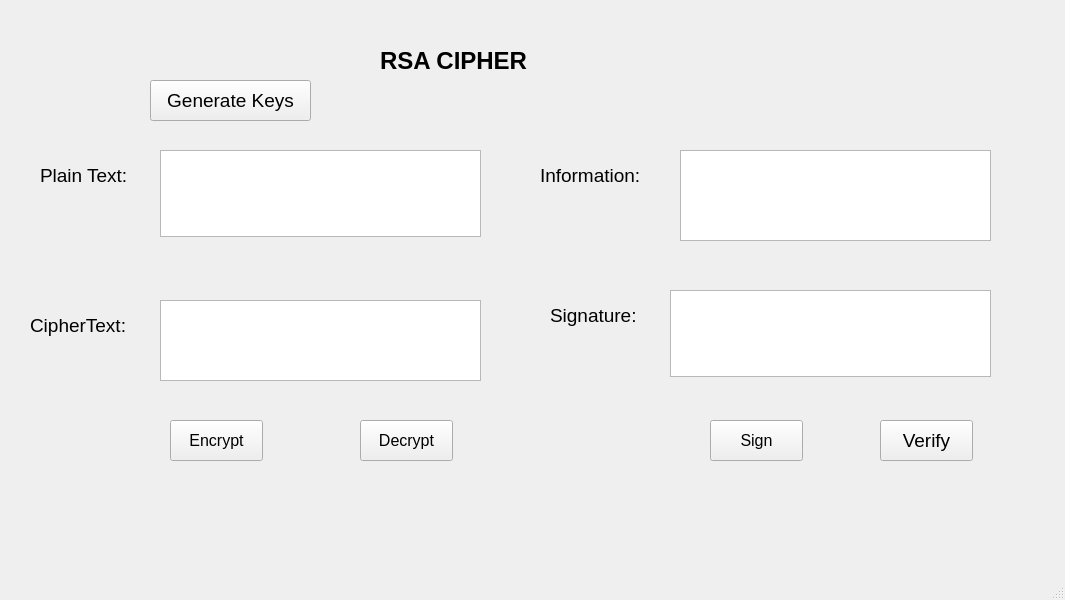
<?xml version="1.0" encoding="UTF-8"?>
<ui version="4.0">
 <class>MainWindow</class>
 <widget class="QMainWindow" name="MainWindow">
  <property name="geometry">
   <rect>
    <x>0</x>
    <y>0</y>
    <width>1065</width>
    <height>600</height>
   </rect>
  </property>
  <property name="windowTitle">
   <string>MainWindow</string>
  </property>
  <widget class="QWidget" name="centralwidget">
   <widget class="QLabel" name="label">
    <property name="geometry">
     <rect>
      <x>380</x>
      <y>30</y>
      <width>201</width>
      <height>61</height>
     </rect>
    </property>
    <property name="font">
     <font>
      <pointsize>18</pointsize>
      <weight>75</weight>
      <bold>true</bold>
     </font>
    </property>
    <property name="text">
     <string>RSA CIPHER</string>
    </property>
   </widget>
   <widget class="QLabel" name="label_2">
    <property name="geometry">
     <rect>
      <x>40</x>
      <y>150</y>
      <width>111</width>
      <height>51</height>
     </rect>
    </property>
    <property name="font">
     <font>
      <pointsize>14</pointsize>
     </font>
    </property>
    <property name="text">
     <string>Plain Text:</string>
    </property>
   </widget>
   <widget class="QLabel" name="label_3">
    <property name="geometry">
     <rect>
      <x>30</x>
      <y>300</y>
      <width>121</width>
      <height>51</height>
     </rect>
    </property>
    <property name="font">
     <font>
      <pointsize>14</pointsize>
     </font>
    </property>
    <property name="text">
     <string>CipherText:</string>
    </property>
   </widget>
   <widget class="QLabel" name="label_4">
    <property name="geometry">
     <rect>
      <x>540</x>
      <y>150</y>
      <width>131</width>
      <height>51</height>
     </rect>
    </property>
    <property name="font">
     <font>
      <pointsize>14</pointsize>
     </font>
    </property>
    <property name="text">
     <string>Information:</string>
    </property>
   </widget>
   <widget class="QLabel" name="label_5">
    <property name="geometry">
     <rect>
      <x>550</x>
      <y>290</y>
      <width>111</width>
      <height>51</height>
     </rect>
    </property>
    <property name="font">
     <font>
      <pointsize>14</pointsize>
     </font>
    </property>
    <property name="text">
     <string>Signature:</string>
    </property>
   </widget>
   <widget class="QTextEdit" name="txt_plain_text">
    <property name="geometry">
     <rect>
      <x>160</x>
      <y>150</y>
      <width>321</width>
      <height>87</height>
     </rect>
    </property>
   </widget>
   <widget class="QTextEdit" name="txt_cipher_text">
    <property name="geometry">
     <rect>
      <x>160</x>
      <y>300</y>
      <width>321</width>
      <height>81</height>
     </rect>
    </property>
   </widget>
   <widget class="QTextEdit" name="txt_information">
    <property name="geometry">
     <rect>
      <x>680</x>
      <y>150</y>
      <width>311</width>
      <height>91</height>
     </rect>
    </property>
   </widget>
   <widget class="QTextEdit" name="txt_signature">
    <property name="geometry">
     <rect>
      <x>670</x>
      <y>290</y>
      <width>321</width>
      <height>87</height>
     </rect>
    </property>
   </widget>
   <widget class="QPushButton" name="btn_encrypt">
    <property name="geometry">
     <rect>
      <x>170</x>
      <y>420</y>
      <width>93</width>
      <height>41</height>
     </rect>
    </property>
    <property name="font">
     <font>
      <pointsize>12</pointsize>
     </font>
    </property>
    <property name="text">
     <string>Encrypt</string>
    </property>
   </widget>
   <widget class="QPushButton" name="btn_decrypt">
    <property name="geometry">
     <rect>
      <x>360</x>
      <y>420</y>
      <width>93</width>
      <height>41</height>
     </rect>
    </property>
    <property name="font">
     <font>
      <pointsize>12</pointsize>
     </font>
    </property>
    <property name="text">
     <string>Decrypt</string>
    </property>
   </widget>
   <widget class="QPushButton" name="btn_sign">
    <property name="geometry">
     <rect>
      <x>710</x>
      <y>420</y>
      <width>93</width>
      <height>41</height>
     </rect>
    </property>
    <property name="font">
     <font>
      <pointsize>12</pointsize>
     </font>
    </property>
    <property name="text">
     <string>Sign</string>
    </property>
   </widget>
   <widget class="QPushButton" name="btn_verify">
    <property name="geometry">
     <rect>
      <x>880</x>
      <y>420</y>
      <width>93</width>
      <height>41</height>
     </rect>
    </property>
    <property name="font">
     <font>
      <pointsize>14</pointsize>
     </font>
    </property>
    <property name="text">
     <string>Verify</string>
    </property>
   </widget>
   <widget class="QPushButton" name="btn_generate_keys">
    <property name="geometry">
     <rect>
      <x>150</x>
      <y>80</y>
      <width>161</width>
      <height>41</height>
     </rect>
    </property>
    <property name="font">
     <font>
      <pointsize>14</pointsize>
     </font>
    </property>
    <property name="text">
     <string>Generate Keys</string>
    </property>
   </widget>
  </widget>
  <widget class="QMenuBar" name="menubar">
   <property name="geometry">
    <rect>
     <x>0</x>
     <y>0</y>
     <width>1065</width>
     <height>26</height>
    </rect>
   </property>
  </widget>
  <widget class="QStatusBar" name="statusbar"/>
 </widget>
 <resources/>
 <connections/>
</ui>
